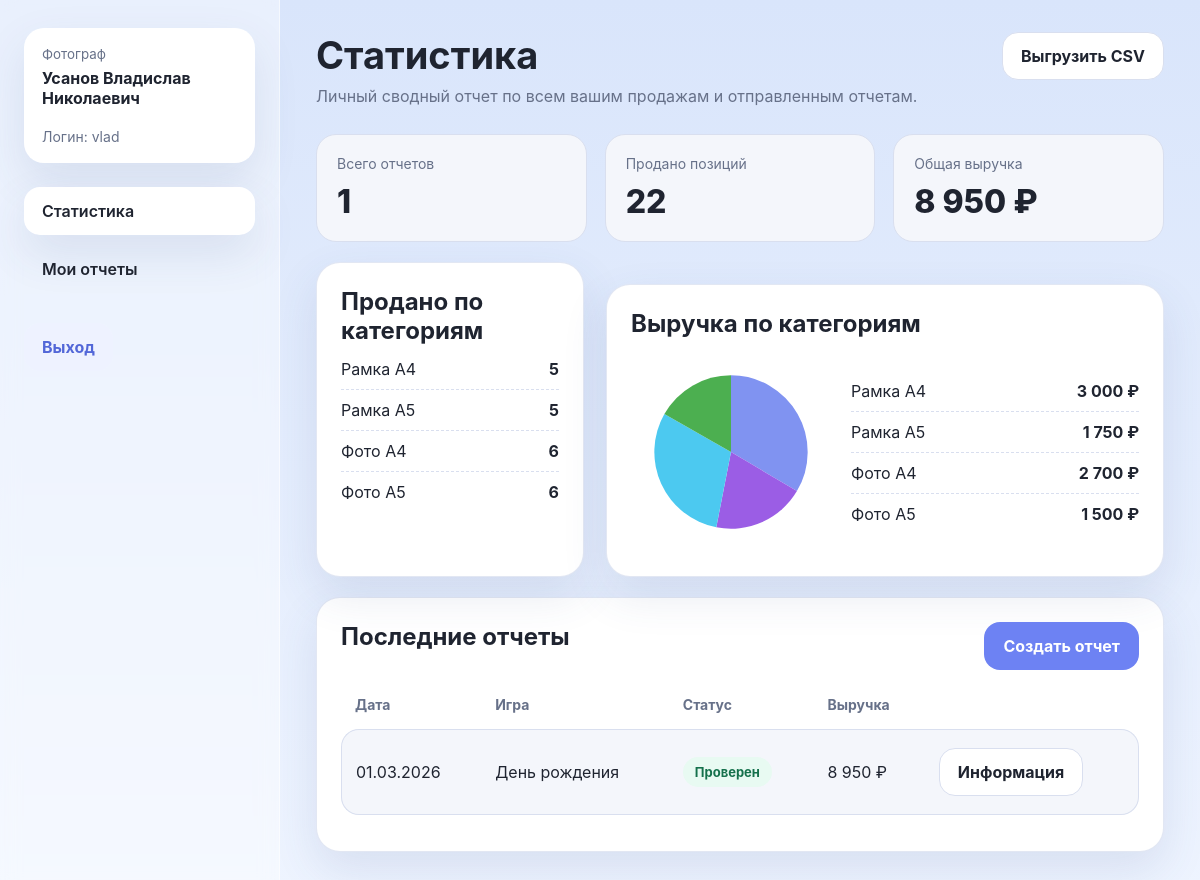
/photographer/stats (signed in), run on the app's committed database.
### tables this page shows
CREATE TABLE roles (
    id INTEGER PRIMARY KEY AUTOINCREMENT,
    code TEXT NOT NULL UNIQUE,
    name TEXT NOT NULL
);

CREATE TABLE users (
    id INTEGER PRIMARY KEY AUTOINCREMENT,
    login TEXT NOT NULL UNIQUE,
    password_hash TEXT NOT NULL,
    first_name TEXT NOT NULL,
    last_name TEXT NOT NULL,
    middle_name TEXT DEFAULT '',
    role_id INTEGER NOT NULL,
    is_active INTEGER NOT NULL DEFAULT 1,
    created_at TEXT NOT NULL,
    FOREIGN KEY (role_id) REFERENCES roles(id)
);

CREATE TABLE products (
    id INTEGER PRIMARY KEY AUTOINCREMENT,
    code TEXT NOT NULL UNIQUE,
    name TEXT NOT NULL,
    unit_price REAL NOT NULL DEFAULT 0,
    current_stock INTEGER NOT NULL DEFAULT 0,
    is_archived INTEGER NOT NULL DEFAULT 0
);

CREATE TABLE reports (
    id INTEGER PRIMARY KEY AUTOINCREMENT,
    photographer_id INTEGER NOT NULL,
    report_date TEXT NOT NULL,
    match_title TEXT NOT NULL,
    location TEXT DEFAULT '',
    note TEXT DEFAULT '',
    status TEXT NOT NULL DEFAULT 'submitted',
    total_items INTEGER NOT NULL DEFAULT 0,
    total_revenue REAL NOT NULL DEFAULT 0,
    created_at TEXT NOT NULL,
    updated_at TEXT NOT NULL,
    FOREIGN KEY (photographer_id) REFERENCES users(id) ON DELETE RESTRICT
);

### routes/photographer.py (the view)
    @app.route("/photographer/stats")
    @login_required
    @role_required(ROLE_PHOTOGRAPHER)
    def photographer_stats():
        stats = get_summary_for_photographer(int(current_user.id))
        recent_reports = query_all(
            """
            SELECT r.*, COALESCE((SELECT COUNT(*) FROM report_comments rc WHERE rc.report_id = r.id), 0) AS comments_count
            FROM reports r
            WHERE r.photographer_id = ?
            ORDER BY r.report_date DESC, r.created_at DESC
            LIMIT 5
            """,
            (current_user.id,),
        )
        return render_template(
            "photographer/stats.html",
            stats=stats,
            chart_svg=build_pie_svg(stats["revenue_by_product"]),
            recent_reports=recent_reports,
        )

### db.py (called while the page is built)
def get_db() -> sqlite3.Connection:
    if "db" not in g:
        g.db = sqlite3.connect(DATABASE)
        g.db.row_factory = sqlite3.Row
        g.db.execute("PRAGMA foreign_keys = ON")
    return g.db

def query_one(query: str, params=()):
    return get_db().execute(query, params).fetchone()

def query_all(query: str, params=()):
    return get_db().execute(query, params).fetchall()

### report_services.py (called while the page is built)
def get_summary_for_photographer(user_id: int):
    product_rows = query_all(
        """
        SELECT p.name, SUM(ri.quantity) AS qty, SUM(ri.quantity * p.unit_price) AS revenue
        FROM reports r
        JOIN report_items ri ON ri.report_id = r.id
        JOIN products p ON p.id = ri.product_id
        WHERE r.photographer_id = ?
        GROUP BY p.id, p.name
        ORDER BY p.name
        """,
        (user_id,),
    )
    totals_row = query_one(
        "SELECT COUNT(*) AS reports_count, COALESCE(SUM(total_revenue), 0) AS total_revenue, COALESCE(SUM(total_items), 0) AS total_items FROM reports WHERE photographer_id = ?",
        (user_id,),
    )
    return build_summary(product_rows, totals_row)

def build_summary(product_rows, totals_row):
    quantity_by_product = {row["name"]: int(row["qty"] or 0) for row in product_rows}
    revenue_by_product = {row["name"]: float(row["revenue"] or 0) for row in product_rows}
    return {
        "reports_count": int(totals_row["reports_count"] or 0),
        "total_revenue": float(totals_row["total_revenue"] or 0),
        "total_items": int(totals_row["total_items"] or 0),
        "quantity_by_product": quantity_by_product,
        "revenue_by_product": revenue_by_product,
    }

### routes/photographer.py (called while the page is built)
def register_photographer_routes(app):
    @app.route("/photographer/stats")
    @login_required
    @role_required(ROLE_PHOTOGRAPHER)
    def photographer_stats():
        stats = get_summary_for_photographer(int(current_user.id))
        recent_reports = query_all(
            """
            SELECT r.*, COALESCE((SELECT COUNT(*) FROM report_comments rc WHERE rc.report_id = r.id), 0) AS comments_count
            FROM reports r
            WHERE r.photographer_id = ?
            ORDER BY r.report_date DESC, r.created_at DESC
            LIMIT 5
            """,
            (current_user.id,),
        )
        return render_template(
            "photographer/stats.html",
            stats=stats,
            chart_svg=build_pie_svg(stats["revenue_by_product"]),
            recent_reports=recent_reports,
        )

### templates/photographer/stats.html (shortened to what this page needs)
{% extends 'base.html' %}
{% block content %}
<div class="page-header">
  <div>
    <h1>Статистика</h1>
    <p>Личный сводный отчет по всем вашим продажам и отправленным отчетам.</p>
  </div>
  <div class="actions">
    <a class="btn-secondary btn" href="{{ url_for('export_reports_csv') }}">Выгрузить CSV</a>
  </div>
</div>
<div class="stats-grid">
  <div class="stat-box"><span class="label">Всего отчетов</span><div class="value">{{ stats.reports_count }}</div></div>
  <div class="stat-box"><span class="label">Продано позиций</span><div class="value">{{ stats.total_items }}</div></div>
  <div class="stat-box"><span class="label">Общая выручка</span><div class="value">{{ stats.total_revenue|currency }}</div></div>
</div>
<div class="grid top-gap">
  <section class="card span-4">
    <h2 class="section-title">Продано по категориям</h2>
    <div class="legend">
      {% for label, qty in stats.quantity_by_product.items() %}
        <div class="legend-row"><span>{{ label }}</span><strong>{{ qty }}</strong></div>
      {% else %}
        <p class="subtle">Пока нет данных.</p>
      {% endfor %}
    </div>
  </section>
  <section class="card span-8">
    <h2 class="section-title">Выручка по категориям</h2>
    <div class="pie-wrap">
      {{ chart_svg|safe if chart_svg else '<p class="subtle">Нет данных для диаграммы.</p>'|safe }}
      <div class="legend">
        {% for label, revenue in stats.revenue_by_product.items() %}
          <div class="legend-row"><span>{{ label }}</span><strong>{{ revenue|currency }}</strong></div>
        {% else %}
          <p class="subtle">Пока нет продаж.</p>
        {% endfor %}
      </div>
    </div>
  </section>
</div>
<section class="card top-gap">
  <div class="page-header" style="margin-bottom: 14px;">
    <div><h2 class="section-title">Последние отчеты</h2></div>
    <a class="btn" href="{{ url_for('create_report') }}">Создать отчет</a>
  </div>
  <table class="list-table">
    <thead><tr><th>Дата</th><th>Игра</th><th>Статус</th><th>Выручка</th><th></th></tr></thead>
    <tbody>
      {% for report in recent_reports %}
        <tr>
          <td>{{ report.report_date|shortdate }}</td>
          <td>{{ report.match_title }}</td>
          <td><span class="badge {{ report.status }}">{{ status_label(report.status) }}</span></td>
          <td>{{ report.total_revenue|currency }}</td>
          <td><a class="btn btn-secondary" href="{{ url_for('report_detail', report_id=report.id) }}">Информация</a></td>
        </tr>
      {% else %}
        <tr><td colspan="5">Отчетов пока нет.</td></tr>
      {% endfor %}
    </tbody>
  </table>
</section>
{% endblock %}

### templates/base.html (shortened to what this page needs)
<!doctype html>
<html lang="ru">
  <head>
    <link rel="stylesheet" href="{{ url_for('static', filename='css/styles.css') }}">
  </head>
  <body>
    {% if current_user.is_authenticated %}
      <div class="layout">
        <aside class="sidebar">
          <div class="user-card">
            <small>{{ current_user.role_name }}</small>
            <strong>{{ current_user.full_name }}</strong>
            <div class="meta top-gap">Логин: {{ current_user.login }}</div>
          </div>
          <nav class="nav">
            {% for endpoint, label in nav_items.get(current_user.role_code, []) %}
              <a href="{{ url_for(endpoint) }}" class="{% if request.endpoint == endpoint %}active{% endif %}">{{ label }}</a>
            {% endfor %}
          </nav>
          <a class="logout-link" href="{{ url_for('logout') }}">Выход</a>
        </aside>
        <main class="content">
          {% block content %}{% endblock %}
        </main>
      </div>
    {% else %}
      {% block auth_content %}{% endblock %}
    {% endif %}
  </body>
</html>

### static/css/styles.css (style rules this page uses)
:root { --bg: #dbe6fb; --panel: #ffffff; --panel-soft: #f4f6fb; --text: #1f2430; --muted: #677189; --accent: #6d82f3; --accent-dark: #5267d8; --danger: #d9534f; --success: #279c6d; --warning: #df9a1a; --border: #d9dfef; --shadow: 0 18px 45px rgba(58, 79, 137, 0.12); --radius: 24px; }
* { box-sizing: border-box; }
html, body { margin: 0; padding: 0; font-family: Inter, Arial, sans-serif; color: var(--text); background: linear-gradient(180deg, #d9e5fb 0%, #eef4ff 100%); }
a { color: inherit; text-decoration: none; }
.layout { display: flex; min-height: 100vh; }
.sidebar { width: 280px; background: rgba(255,255,255,0.42); backdrop-filter: blur(9px); padding: 28px 24px; border-right: 1px solid rgba(255,255,255,0.55); }
.user-card { background: var(--panel); border-radius: 20px; padding: 18px; box-shadow: var(--shadow); margin-bottom: 24px; }
.user-card small { color: var(--muted); display: block; margin-bottom: 6px; }
.nav { display: flex; flex-direction: column; gap: 10px; }
.nav a { padding: 14px 18px; border-radius: 16px; background: transparent; color: var(--text); font-weight: 600; }
.nav a.active, .nav a:hover { background: var(--panel); box-shadow: var(--shadow); }
.logout-link { margin-top: 30px; display: inline-flex; padding: 14px 18px; border-radius: 16px; background: #eef2ff; color: var(--accent-dark); font-weight: 700; }
.content { flex: 1; padding: 32px 36px 42px; }
.page-header { display: flex; align-items: flex-start; justify-content: space-between; gap: 20px; margin-bottom: 28px; }
.page-header h1 { margin: 0; font-size: 38px; }
.page-header p { margin: 8px 0 0; color: var(--muted); }
.actions { display: flex; gap: 12px; flex-wrap: wrap; }
.btn { display: inline-flex; align-items: center; justify-content: center; gap: 8px; min-height: 48px; padding: 0 18px; border: 1px solid transparent; border-radius: 16px; background: var(--accent); color: white; cursor: pointer; font-weight: 700; }
.btn-secondary { background: var(--panel); color: var(--text); border-color: var(--border); }
.card { background: var(--panel); border-radius: var(--radius); box-shadow: var(--shadow); padding: 24px; border: 1px solid rgba(217, 223, 239, 0.75); }
.card + .card { margin-top: 22px; }
.grid { display: grid; grid-template-columns: repeat(12, minmax(0, 1fr)); gap: 22px; }
.grid > .span-4 { grid-column: span 4; }
.grid > .span-8 { grid-column: span 8; }
.stats-grid { display: grid; grid-template-columns: repeat(3, minmax(0, 1fr)); gap: 18px; }
.stat-box { background: var(--panel-soft); border: 1px solid var(--border); border-radius: 20px; padding: 20px; }
.stat-box .label { color: var(--muted); display: block; font-size: 14px; margin-bottom: 10px; }
.stat-box .value { font-size: 32px; font-weight: 800; }
.list-table { width: 100%; border-collapse: separate; border-spacing: 0 12px; }
.list-table th { text-align: left; color: var(--muted); font-size: 14px; padding: 0 14px 4px; }
.list-table td { background: var(--panel-soft); padding: 18px 14px; border-top: 1px solid var(--border); border-bottom: 1px solid var(--border); }
.list-table td:first-child { border-left: 1px solid var(--border); border-top-left-radius: 18px; border-bottom-left-radius: 18px; }
.list-table td:last-child { border-right: 1px solid var(--border); border-top-right-radius: 18px; border-bottom-right-radius: 18px; }
.badge { display: inline-flex; align-items: center; justify-content: center; padding: 7px 12px; border-radius: 999px; background: #eef2ff; color: var(--accent-dark); font-size: 13px; font-weight: 700; }
.badge.reviewed { background: #e8faf2; color: #15714c; }
.meta { color: var(--muted); font-size: 14px; }
.pie-wrap { display: grid; grid-template-columns: 200px 1fr; gap: 20px; align-items: center; }
.pie-chart { width: 200px; height: 200px; display: block; margin: 0 auto; }
.legend { display: flex; flex-direction: column; gap: 10px; }
.legend-row { display: flex; justify-content: space-between; gap: 16px; padding-bottom: 10px; border-bottom: 1px dashed var(--border); }
.legend-row:last-child { border-bottom: none; padding-bottom: 0; }
.top-gap { margin-top: 20px; }
.section-title { margin: 0 0 14px; font-size: 24px; }

### data on the page
roles: role_name "Фотограф"
users: login "vlad"
products: name "Рамка A4", qty "5", revenue "3 000 ₽"
products: name "Рамка A5", qty "5", revenue "1 750 ₽"
products: name "Фото A4", qty "6", revenue "2 700 ₽"
products: name "Фото A5", qty "6", revenue "1 500 ₽"
reports: report_date|shortdate "01.03.2026", match_title "День рождения", status "Проверен", total_revenue "8 950 ₽"

### other printed values
{{ current_user.full_name }} "Усанов Владислав Николаевич"
{{ label }} "Статистика" "Мои отчеты"
{{ stats.reports_count }} "1"
{{ stats.total_items }} "22"
{{ stats.total_revenue|currency }} "8 950 ₽"
